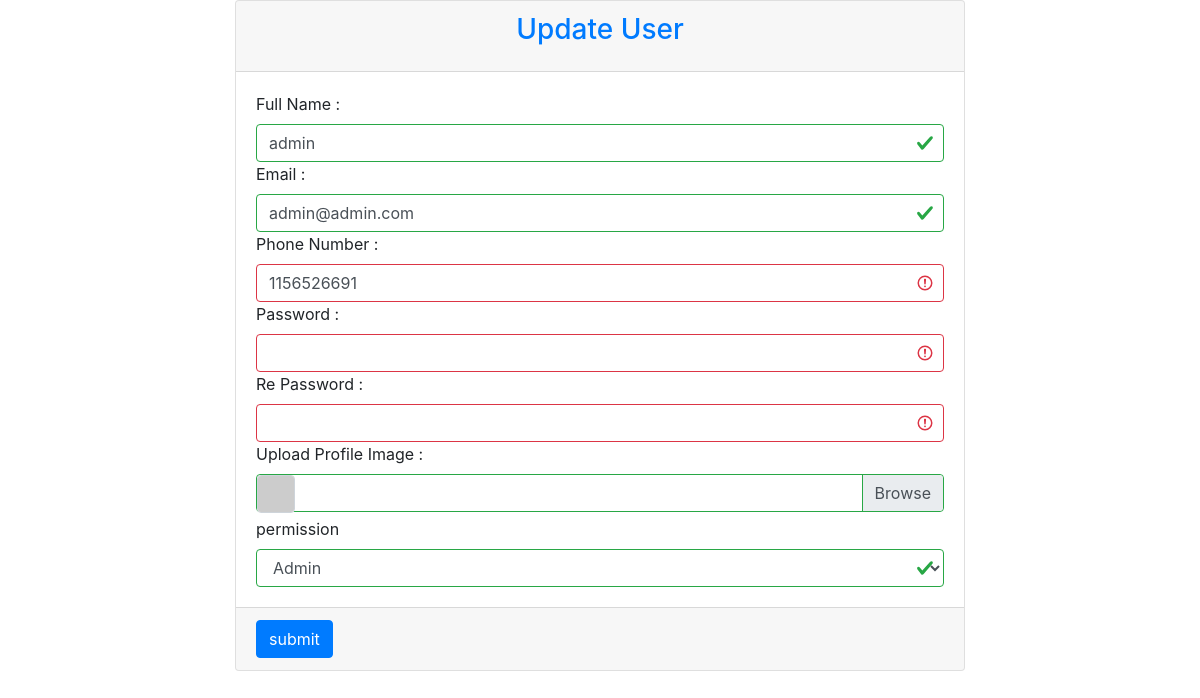
The app's page /admin_part/userUpdate.php?update-id=1 with its own data.
### tables this page shows
CREATE TABLE `users` (
  `Id` int(11) NOT NULL,
  `user_name` varchar(50) DEFAULT NULL,
  `user_email` varchar(50) DEFAULT NULL,
  `user_password` varchar(50) DEFAULT NULL,
  `user_profile_picture` varchar(50) DEFAULT NULL,
  `user_phone` int(25) DEFAULT NULL,
  `user_type` enum('admin','user') DEFAULT 'user'
);

### admin_part/DataManipulation.php (called while the page is built, shortened)
<?php
    class IUD
    {
        public $dbinfo;
        public $userinfo;
        public $dbpass;
        public $dbconn;
        public function __construct($ginfo, $guserinfo, $gpass)
        {
            $this->dbinfo = $ginfo;
            $this->userinfo = $guserinfo;
        }
        public function connDatabase()
        {
            $this->dbconn = new PDO($this->dbinfo, $this->userinfo, $this->dbpass);
            return $this->dbconn;
        }
        public function selectData($tableName)
        {
            $query = "SELECT * FROM  $tableName ";
            $preparData = $this->dbconn->prepare($query);
            $result = $preparData->execute();
            $users = $preparData->fetchAll();
            return $users;
        }
    }

### admin_part/userUpdate.php (the view, shortened to what this page needs)
<?php
require("DataManipulation.php");
$userinfo = "mysql:dbname=cafeteria;host=localhost;port=3306";
$username = "root";
$userpass = "";
$newconn = new IUD($userinfo, $username, $userpass);
if (isset($_GET["update-id"])) {
    $id = $_GET["update-id"];
    $data = $newconn->selectData("users");
    foreach ($data as $value) {
        if ($value["Id"] == $id) {
            $fname = $value["user_name"];
            $phone = $value["user_phone"];
            $email = $value["user_email"];
            $img = $value["user_profile_picture"];
        } else {
            continue;
        }
    }
} else {
    echo 'error connction';
}
?>
<!DOCTYPE html>
<html lang="en">
<head>
    <link rel="stylesheet" href="css/style.css">
    <link rel="stylesheet" href="css/bootstrap.css">
</head>
<body>
    <div class="container">
        <div class="row">
            <div class="col-md-2 "></div>
            <div class="col-md-8 col-sm-12">
                <div class="card">
                    <div class="card-header">
                        <h3 class="card-title text-primary  text-center">Update User</h3>
                    </div>
                    <div class="card-body">
                        <form class="form was-validated" method="post" action="" enctype="multipart/form-data">
                            <label>Full Name :</label>
                            <input type="text" class="form-control" name="fname" value="<?php echo $fname ?>" required>
                            <label>Email :</label>
                            <input type="email" class="form-control email" name="email" value="<?php echo $email ?>" required>
                            <label>Phone Number :</label>
                            <input type="tel" class="form-control" name="phone" pattern="[0-9]{11}" value="<?php echo $phone ?>" placeholder="11 number" required>
                            <label>Password :</label>
                            <input type="password" class="form-control psw" name="psw" required>
                            <label>Re Password :</label>
                            <input type="password" class="form-control psw2" name="password2" required>
                            <label>Upload Profile Image :</label>
                            <div class="custom-file p-3">
                                <label class="custom-file-label"  for="customFile">
                                <img class="custom-file-label p-0  img-fluid" id="myImageID"   src="<?php echo $img ?>" alt=" ">
                                </label>
                            </div>
                            <label>permission</label>
                            <select class="form-control" name="user_type" id="mySelect" required>
                                <option value="admin">Admin</option>
                            </select>
                    </div>
                    <div class="card-footer">
                        <input type="submit" class="btn btn-primary submite"  name="create" value="submit">
                    </div>
                </div>
            </div>
        </div>
    </div>
</body>
</html>

### records on screen
users: fname "admin", email "admin@admin.com", phone "1156526691"
